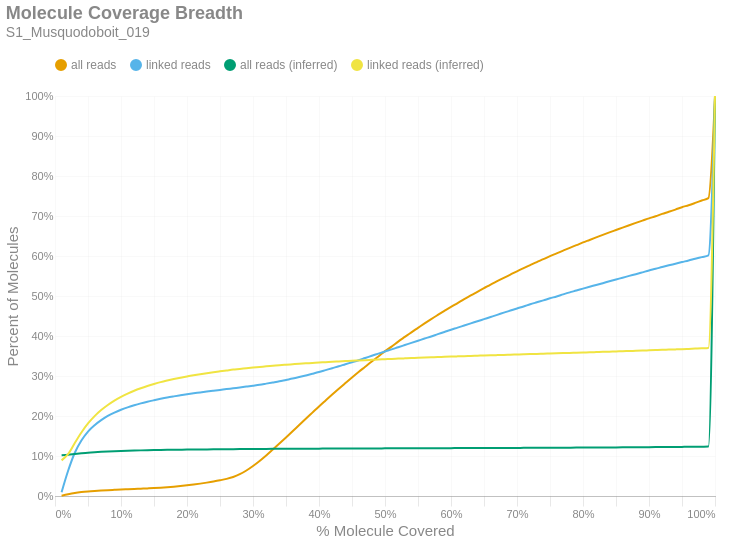

Notebook cell for this chart:
### Markdown cell above
### Molecule Read Coverage
This chart shows molecule coverage breadth as computed by the number of bases aligned to that molecule. In other words, "*how much of each unique long molecule is actually sequenced/aligned?*" Keep in mind there is a distinction between sequences and alignments, since some sequences belonging to a particular molecule may not align well and wouldn't appear in the alignment data. This chart also shows molecule coverage breadth as computed by the *inferred fragment* from which the aligned sequences originate. Unlike read coverage, this calculation takes into account the total insert size, including unsequenced gaps between the forward and reverse reads. Like the previous figures, these are cumulative percents.

### Code cell
if SKIPLR:
    print_html(f"Skipped")
else:
    binned_df = consolidated_hist(valids['coverage_bp'], mask, 0.01, True)
    binned_df_inf = consolidated_hist(valids['coverage_inserts'], mask, 0.01, True)
    binned_df = binned_df.with_columns(pl.lit(binned_df_inf['all reads (cumsum)']).alias('all reads (inferred)'))
    binned_df = binned_df.with_columns(pl.lit(binned_df_inf['linked reads (cumsum)']).alias('linked reads (inferred)'))
    binned_df = binned_df.with_columns(
        (pl.col('bin').cast(pl.Float64) + 0.01).alias('right_edge')
    )

    with SafeRender(binned_df):
        (
            density_plot(binned_df, 'Molecule Coverage Breadth', samplename, 'molcov', ['all reads (inferred)','linked reads (inferred)'])
            .encode(
                #x=alt.X('bin:Q', title="% Molecule Covered").axis(format = '%').scale(padding=0),
                x=alt.X('right_edge:Q', title="% Molecule Covered").axis(format='%').scale(padding=0),
                y=alt.Y('value:Q', title='Percent of Molecules')
                    .axis(format='%')
                    .stack(False)
                    .scale(domainMin=0, padding=0),
                color=alt.Color("key:N").scale(domain = ["all reads", "linked reads", "all reads (inferred)", "linked reads (inferred)"]),
                tooltip = [
                    alt.Tooltip("key:N", title = "Data Type"),
                    alt.Tooltip("range_label:N", title="% Molecule Covered"),
                    alt.Tooltip("value:Q", format = ".2%", title="% Molecules")
                ]
            )
        ).display()

### Figure 1 — Vega-Lite specification as saved in the notebook (floating-point values rounded to 4 significant figures)
{"width": "container", "height": 400, "config": {"title": {"anchor": "start", "dy": -15, "fontSize": 18, "color": "#888888", "subtitleColor": "#888888", "subtitleFontSize": 14}, "arc": {"fill": "#0072B2"}, "axis": {"domainColor": "#888888", "domainWidth": 0.5, "gridWidth": 0.2, "grid": false, "titleFontWeight": 400, "titleFontSize": 15, "labelFontSize": 11, "labelColor": "#888888", "tickColor": "#888888", "tickWidth": 0.2, "titleColor": "#888888"}, "axisBand": {"grid": false}, "axisX": {"grid": true, "tickSize": 10, "domainCap": "round"}, "axisY": {"domain": false, "grid": true, "tickSize": 0, "domainCap": "round"}, "background": "transparent", "header": {"labelFontSize": 15, "labelColor": "#888888", "titleFontSize": 15, "titleFontWeight": 600, "titleColor": "#888888"}, "legend": {"labelFont": "sans-serif", "labelFontSize": 12, "labelColor": "#888888", "symbolSize": 100, "symbolType": "circle", "titleFontSize": 12, "titlePadding": 10, "titleColor": "#888888", "title": null, "orient": "top"}, "range": {"category": ["#E69F00", "#56B4E9", "#009E73", "#F0E442", "#0072B2", "#D55E00", "#CC79A7", "#000000"], "diverging": ["#cfe8f3", "#a2d4ec", "#73bfe2", "#46abdb", "#1696d2", "#12719e"]}, "area": {"fill": "#0072B2", "fillOpacity": 0.7, "line": true, "strokeOpacity": 0.7}, "line": {"color": "#0072B2", "stroke": "#0072B2", "strokeWidth": 2}, "trail": {"color": "#0072B2", "stroke": "#0072B2", "strokeWidth": 0, "size": 1}, "point": {"filled": true, "fillOpacity": 1.0, "size": 95}, "text": {"color": "#888888", "fontSize": 11, "align": "right", "fontWeight": 400, "size": 11}, "bar": {"fill": "#0072B2", "stroke": null}, "view": {"stroke": null, "continuousWidth": 660, "continuousHeight": 400}}, "data": {"name": "data-fea9ac89dc3145ec3965223d975972fc"}, "mark": {"type": "line", "interpolate": "monotone", "point": {"opacity": 0, "size": 275}}, "encoding": {"color": {"field": "key", "scale": {"domain": ["all reads", "linked reads", "all reads (inferred)", "linked reads (inferred)"]}, "type": "nominal"}, "tooltip": [{"field": "key", "title": "Data Type", "type": "nominal"}, {"field": "range_label", "title": "% Molecule Covered", "type": "nominal"}, {"field": "value", "format": ".2%", "title": "% Molecules", "type": "quantitative"}], "x": {"axis": {"format": "%"}, "field": "right_edge", "scale": {"padding": 0}, "title": "% Molecule Covered", "type": "quantitative"}, "y": {"axis": {"format": "%"}, "field": "value", "scale": {"domainMin": 0, "padding": 0}, "stack": false, "title": "Percent of Molecules", "type": "quantitative"}}, "params": [{"name": "param_c36ac31b6afebe62", "select": {"type": "point", "fields": ["key"]}, "bind": "legend"}], "title": {"text": "Molecule Coverage Breadth", "subtitle": "S1_Musquodoboit_019"}, "transform": [{"fold": ["all reads (cumsum)", "linked reads (cumsum)", "all reads (inferred)", "linked reads (inferred)"]}, {"calculate": "replace(datum.key, ' (cumsum)', '')", "as": "key"}, {"filter": {"param": "param_c36ac31b6afebe62"}}], "usermeta": {"embedOptions": {"downloadFileName": "S1_Musquodoboit_019.molcov"}}, "$schema": "https://vega.github.io/schema/vega-lite/v6.1.0.json", "datasets": {"data-fea9ac89dc3145ec3965223d975972fc": [{"bin": "0.0", "interval": "0.0-0.01", "all reads": 0.0008101, "linked reads": 0.009535, "all reads (cumsum)": 0.0008101, "linked reads (cumsum)": 0.009535, "range_label": "0.0-0.01", "all reads (inferred)": 0.1021, "linked reads (inferred)": 0.08907, "right_edge": 0.01}, {"bin": "0.01", "interval": "0.01-0.02", "all reads": 0.003724, "linked reads": 0.05412, "all reads (cumsum)": 0.004535, "linked reads (cumsum)": 0.06365, "range_label": "0.01-0.02", "all reads (inferred)": 0.1032, "linked reads (inferred)": 0.1051, "right_edge": 0.02}, {"bin": "0.02", "interval": "0.02-0.03", "all reads": 0.003065, "linked reads": 0.0445, "all reads (cumsum)": 0.007599, "linked reads (cumsum)": 0.1082, "range_label": "0.02-0.03", "all reads (inferred)": 0.105, "linked reads (inferred)": 0.1326, "right_edge": 0.03}, {"bin": "0.03", "interval": "0.03-0.04", "all reads": 0.002232, "linked reads": 0.0305, "all reads (cumsum)": 0.009831, "linked reads (cumsum)": 0.1387, "range_label": "0.03-0.04", "all reads (inferred)": 0.1068, "linked reads (inferred)": 0.1588, "right_edge": 0.04}, {"bin": "0.04", "interval": "0.04-0.05", "all reads": 0.00165, "linked reads": 0.02244, "all reads (cumsum)": 0.01148, "linked reads (cumsum)": 0.1611, "range_label": "0.04-0.05", "all reads (inferred)": 0.1083, "linked reads (inferred)": 0.1813, "right_edge": 0.05}, {"bin": "0.05", "interval": "0.05-0.06", "all reads": 0.001262, "linked reads": 0.01587, "all reads (cumsum)": 0.01274, "linked reads (cumsum)": 0.177, "range_label": "0.05-0.06", "all reads (inferred)": 0.1095, "linked reads (inferred)": 0.1997, "right_edge": 0.06}, {"bin": "0.06", "interval": "0.06-0.07", "all reads": 0.001016, "linked reads": 0.01266, "all reads (cumsum)": 0.01376, "linked reads (cumsum)": 0.1896, "range_label": "0.06-0.07", "all reads (inferred)": 0.1105, "linked reads (inferred)": 0.2149, "right_edge": 0.07}, {"bin": "0.07", "interval": "0.07-0.08", "all reads": 0.0008963, "linked reads": 0.01053, "all reads (cumsum)": 0.01466, "linked reads (cumsum)": 0.2002, "range_label": "0.07-0.08", "all reads (inferred)": 0.1113, "linked reads (inferred)": 0.2276, "right_edge": 0.08}, {"bin": "0.08", "interval": "0.08-0.09", "all reads": 0.0007793, "linked reads": 0.008327, "all reads (cumsum)": 0.01543, "linked reads (cumsum)": 0.2085, "range_label": "0.08-0.09", "all reads (inferred)": 0.1121, "linked reads (inferred)": 0.2386, "right_edge": 0.09}, {"bin": "0.09", "interval": "0.09-0.1", "all reads": 0.0007608, "linked reads": 0.007058, "all reads (cumsum)": 0.0162, "linked reads (cumsum)": 0.2155, "range_label": "0.09-0.1", "all reads (inferred)": 0.1127, "linked reads (inferred)": 0.2478, "right_edge": 0.1}, {"bin": "0.1", "interval": "0.1-0.11", "all reads": 0.0006915, "linked reads": 0.005987, "all reads (cumsum)": 0.01689, "linked reads (cumsum)": 0.2215, "range_label": "0.1-0.11", "all reads (inferred)": 0.1132, "linked reads (inferred)": 0.2559, "right_edge": 0.11}, {"bin": "0.11", "interval": "0.11-0.12", "all reads": 0.0006981, "linked reads": 0.005349, "all reads (cumsum)": 0.01759, "linked reads (cumsum)": 0.2269, "range_label": "0.11-0.12", "all reads (inferred)": 0.1137, "linked reads (inferred)": 0.2632, "right_edge": 0.12}, {"bin": "0.12", "interval": "0.12-0.13", "all reads": 0.0007096, "linked reads": 0.004668, "all reads (cumsum)": 0.01829, "linked reads (cumsum)": 0.2315, "range_label": "0.12-0.13", "all reads (inferred)": 0.1141, "linked reads (inferred)": 0.2695, "right_edge": 0.13}, {"bin": "0.13", "interval": "0.13-0.14", "all reads": 0.0007035, "linked reads": 0.004055, "all reads (cumsum)": 0.019, "linked reads (cumsum)": 0.2356, "range_label": "0.13-0.14", "all reads (inferred)": 0.1144, "linked reads (inferred)": 0.275, "right_edge": 0.14}, {"bin": "0.14", "interval": "0.14-0.15", "all reads": 0.0007539, "linked reads": 0.003721, "all reads (cumsum)": 0.01975, "linked reads (cumsum)": 0.2393, "range_label": "0.14-0.15", "all reads (inferred)": 0.1148, "linked reads (inferred)": 0.2801, "right_edge": 0.15}, {"bin": "0.15", "interval": "0.15-0.16", "all reads": 0.0009328, "linked reads": 0.003579, "all reads (cumsum)": 0.02068, "linked reads (cumsum)": 0.2429, "range_label": "0.15-0.16", "all reads (inferred)": 0.1151, "linked reads (inferred)": 0.2847, "right_edge": 0.16}, {"bin": "0.16", "interval": "0.16-0.17", "all reads": 0.001182, "linked reads": 0.0033, "all reads (cumsum)": 0.02187, "linked reads (cumsum)": 0.2462, "range_label": "0.16-0.17", "all reads (inferred)": 0.1153, "linked reads (inferred)": 0.2887, "right_edge": 0.17}, {"bin": "0.17", "interval": "0.17-0.18", "all reads": 0.001362, "linked reads": 0.002873, "all reads (cumsum)": 0.02323, "linked reads (cumsum)": 0.2491, "range_label": "0.17-0.18", "all reads (inferred)": 0.1156, "linked reads (inferred)": 0.2923, "right_edge": 0.18}, {"bin": "0.18", "interval": "0.18-0.19", "all reads": 0.001619, "linked reads": 0.002699, "all reads (cumsum)": 0.02485, "linked reads (cumsum)": 0.2518, "range_label": "0.18-0.19", "all reads (inferred)": 0.1158, "linked reads (inferred)": 0.2956, "right_edge": 0.19}, {"bin": "0.19", "interval": "0.19-0.2", "all reads": 0.001856, "linked reads": 0.002644, "all reads (cumsum)": 0.0267, "linked reads (cumsum)": 0.2544, "range_label": "0.19-0.2", "all reads (inferred)": 0.116, "linked reads (inferred)": 0.2989, "right_edge": 0.2}, {"bin": "0.2", "interval": "0.2-0.21", "all reads": 0.002023, "linked reads": 0.002347, "all reads (cumsum)": 0.02873, "linked reads (cumsum)": 0.2568, "range_label": "0.2-0.21", "all reads (inferred)": 0.1162, "linked reads (inferred)": 0.3017, "right_edge": 0.21}, {"bin": "0.21", "interval": "0.21-0.22", "all reads": 0.002221, "linked reads": 0.002124, "all reads (cumsum)": 0.03095, "linked reads (cumsum)": 0.2589, "range_label": "0.21-0.22", "all reads (inferred)": 0.1164, "linked reads (inferred)": 0.3046, "right_edge": 0.22}, {"bin": "0.22", "interval": "0.22-0.23", "all reads": 0.00251, "linked reads": 0.00226, "all reads (cumsum)": 0.03346, "linked reads (cumsum)": 0.2611, "range_label": "0.22-0.23", "all reads (inferred)": 0.1165, "linked reads (inferred)": 0.3071, "right_edge": 0.23}, {"bin": "0.23", "interval": "0.23-0.24", "all reads": 0.002732, "linked reads": 0.002105, "all reads (cumsum)": 0.03619, "linked reads (cumsum)": 0.2633, "range_label": "0.23-0.24", "all reads (inferred)": 0.1167, "linked reads (inferred)": 0.3095, "right_edge": 0.24}, {"bin": "0.24", "interval": "0.24-0.25", "all reads": 0.003077, "linked reads": 0.002037, "all reads (cumsum)": 0.03927, "linked reads (cumsum)": 0.2653, "range_label": "0.24-0.25", "all reads (inferred)": 0.1169, "linked reads (inferred)": 0.3117, "right_edge": 0.25}, {"bin": "0.25", "interval": "0.25-0.26", "all reads": 0.003524, "linked reads": 0.00195, "all reads (cumsum)": 0.04279, "linked reads (cumsum)": 0.2672, "range_label": "0.25-0.26", "all reads (inferred)": 0.117, "linked reads (inferred)": 0.3139, "right_edge": 0.26}, {"bin": "0.26", "interval": "0.26-0.27", "all reads": 0.004682, "linked reads": 0.002111, "all reads (cumsum)": 0.04747, "linked reads (cumsum)": 0.2694, "range_label": "0.26-0.27", "all reads (inferred)": 0.1172, "linked reads (inferred)": 0.3161, "right_edge": 0.27}, {"bin": "0.27", "interval": "0.27-0.28", "all reads": 0.006968, "linked reads": 0.002006, "all reads (cumsum)": 0.05444, "linked reads (cumsum)": 0.2714, "range_label": "0.27-0.28", "all reads (inferred)": 0.1173, "linked reads (inferred)": 0.3177, "right_edge": 0.28}, {"bin": "0.28", "interval": "0.28-0.29", "all reads": 0.0093, "linked reads": 0.002204, "all reads (cumsum)": 0.06374, "linked reads (cumsum)": 0.2736, "range_label": "0.28-0.29", "all reads (inferred)": 0.1174, "linked reads (inferred)": 0.3195, "right_edge": 0.29}, {"bin": "0.29", "interval": "0.29-0.3", "all reads": 0.01129, "linked reads": 0.002235, "all reads (cumsum)": 0.07503, "linked reads (cumsum)": 0.2758, "range_label": "0.29-0.3", "all reads (inferred)": 0.1175, "linked reads (inferred)": 0.3211, "right_edge": 0.3}, {"bin": "0.3", "interval": "0.3-0.31", "all reads": 0.0126, "linked reads": 0.002322, "all reads (cumsum)": 0.08763, "linked reads (cumsum)": 0.2781, "range_label": "0.3-0.31", "all reads (inferred)": 0.1176, "linked reads (inferred)": 0.3225, "right_edge": 0.31}, {"bin": "0.31", "interval": "0.31-0.32", "all reads": 0.0137, "linked reads": 0.002829, "all reads (cumsum)": 0.1013, "linked reads (cumsum)": 0.2809, "range_label": "0.31-0.32", "all reads (inferred)": 0.1177, "linked reads (inferred)": 0.3241, "right_edge": 0.32}, {"bin": "0.32", "interval": "0.32-0.33", "all reads": 0.01476, "linked reads": 0.002898, "all reads (cumsum)": 0.1161, "linked reads (cumsum)": 0.2838, "range_label": "0.32-0.33", "all reads (inferred)": 0.1178, "linked reads (inferred)": 0.3255, "right_edge": 0.33}, {"bin": "0.33", "interval": "0.33-0.34", "all reads": 0.01497, "linked reads": 0.002978, "all reads (cumsum)": 0.1311, "linked reads (cumsum)": 0.2868, "range_label": "0.33-0.34", "all reads (inferred)": 0.1179, "linked reads (inferred)": 0.327, "right_edge": 0.34}, {"bin": "0.34", "interval": "0.34-0.35", "all reads": 0.01526, "linked reads": 0.003399, "all reads (cumsum)": 0.1463, "linked reads (cumsum)": 0.2902, "range_label": "0.34-0.35", "all reads (inferred)": 0.118, "linked reads (inferred)": 0.3282, "right_edge": 0.35}, {"bin": "0.35", "interval": "0.35-0.36", "all reads": 0.01548, "linked reads": 0.003306, "all reads (cumsum)": 0.1618, "linked reads (cumsum)": 0.2935, "range_label": "0.35-0.36", "all reads (inferred)": 0.1181, "linked reads (inferred)": 0.3293, "right_edge": 0.36}, {"bin": "0.36", "interval": "0.36-0.37", "all reads": 0.01568, "linked reads": 0.003801, "all reads (cumsum)": 0.1775, "linked reads (cumsum)": 0.2973, "range_label": "0.36-0.37", "all reads (inferred)": 0.1182, "linked reads (inferred)": 0.3305, "right_edge": 0.37}, {"bin": "0.37", "interval": "0.37-0.38", "all reads": 0.01554, "linked reads": 0.004049, "all reads (cumsum)": 0.193, "linked reads (cumsum)": 0.3014, "range_label": "0.37-0.38", "all reads (inferred)": 0.1183, "linked reads (inferred)": 0.3316, "right_edge": 0.38}, {"bin": "0.38", "interval": "0.38-0.39", "all reads": 0.0154, "linked reads": 0.00413, "all reads (cumsum)": 0.2084, "linked reads (cumsum)": 0.3055, "range_label": "0.38-0.39", "all reads (inferred)": 0.1183, "linked reads (inferred)": 0.3326, "right_edge": 0.39}, {"bin": "0.39", "interval": "0.39-0.4", "all reads": 0.0154, "linked reads": 0.004297, "all reads (cumsum)": 0.2238, "linked reads (cumsum)": 0.3098, "range_label": "0.39-0.4", "all reads (inferred)": 0.1184, "linked reads (inferred)": 0.3337, "right_edge": 0.4}, {"bin": "0.4", "interval": "0.4-0.41", "all reads": 0.01493, "linked reads": 0.004854, "all reads (cumsum)": 0.2388, "linked reads (cumsum)": 0.3147, "range_label": "0.4-0.41", "all reads (inferred)": 0.1185, "linked reads (inferred)": 0.3346, "right_edge": 0.41}, {"bin": "0.41", "interval": "0.41-0.42", "all reads": 0.01484, "linked reads": 0.004879, "all reads (cumsum)": 0.2536, "linked reads (cumsum)": 0.3195, "range_label": "0.41-0.42", "all reads (inferred)": 0.1186, "linked reads (inferred)": 0.3357, "right_edge": 0.42}, {"bin": "0.42", "interval": "0.42-0.43", "all reads": 0.01454, "linked reads": 0.004712, "all reads (cumsum)": 0.2681, "linked reads (cumsum)": 0.3243, "range_label": "0.42-0.43", "all reads (inferred)": 0.1186, "linked reads (inferred)": 0.3365, "right_edge": 0.43}, {"bin": "0.43", "interval": "0.43-0.44", "all reads": 0.01414, "linked reads": 0.005207, "all reads (cumsum)": 0.2823, "linked reads (cumsum)": 0.3295, "range_label": "0.43-0.44", "all reads (inferred)": 0.1187, "linked reads (inferred)": 0.3374, "right_edge": 0.44}, {"bin": "0.44", "interval": "0.44-0.45", "all reads": 0.01405, "linked reads": 0.004953, "all reads (cumsum)": 0.2963, "linked reads (cumsum)": 0.3344, "range_label": "0.44-0.45", "all reads (inferred)": 0.1188, "linked reads (inferred)": 0.3382, "right_edge": 0.45}, {"bin": "0.45", "interval": "0.45-0.46", "all reads": 0.01364, "linked reads": 0.005077, "all reads (cumsum)": 0.31, "linked reads (cumsum)": 0.3395, "range_label": "0.45-0.46", "all reads (inferred)": 0.1188, "linked reads (inferred)": 0.3389, "right_edge": 0.46}, {"bin": "0.46", "interval": "0.46-0.47", "all reads": 0.01319, "linked reads": 0.005572, "all reads (cumsum)": 0.3232, "linked reads (cumsum)": 0.3451, "range_label": "0.46-0.47", "all reads (inferred)": 0.1189, "linked reads (inferred)": 0.3396, "right_edge": 0.47}, {"bin": "0.47", "interval": "0.47-0.48", "all reads": 0.01331, "linked reads": 0.005448, "all reads (cumsum)": 0.3365, "linked reads (cumsum)": 0.3505, "range_label": "0.47-0.48", "all reads (inferred)": 0.1189, "linked reads (inferred)": 0.3404, "right_edge": 0.48}, {"bin": "0.48", "interval": "0.48-0.49", "all reads": 0.0124, "linked reads": 0.005554, "all reads (cumsum)": 0.3489, "linked reads (cumsum)": 0.3561, "range_label": "0.48-0.49", "all reads (inferred)": 0.119, "linked reads (inferred)": 0.3413, "right_edge": 0.49}, {"bin": "0.49", "interval": "0.49-0.5", "all reads": 0.01341, "linked reads": 0.005349, "all reads (cumsum)": 0.3623, "linked reads (cumsum)": 0.3614, "range_label": "0.49-0.5", "all reads (inferred)": 0.1191, "linked reads (inferred)": 0.342, "right_edge": 0.5}, {"bin": "0.5", "interval": "0.5-0.51", "all reads": 0.01128, "linked reads": 0.005133, "all reads (cumsum)": 0.3735, "linked reads (cumsum)": 0.3665, "range_label": "0.5-0.51", "all reads (inferred)": 0.1191, "linked reads (inferred)": 0.3428, "right_edge": 0.51}, {"bin": "0.51", "interval": "0.51-0.52", "all reads": 0.01253, "linked reads": 0.005479, "all reads (cumsum)": 0.3861, "linked reads (cumsum)": 0.372, "range_label": "0.51-0.52", "all reads (inferred)": 0.1192, "linked reads (inferred)": 0.3435, "right_edge": 0.52}, {"bin": "0.52", "interval": "0.52-0.53", "all reads": 0.01162, "linked reads": 0.00538, "all reads (cumsum)": 0.3977, "linked reads (cumsum)": 0.3774, "range_label": "0.52-0.53", "all reads (inferred)": 0.1192, "linked reads (inferred)": 0.3441, "right_edge": 0.53}, {"bin": "0.53", "interval": "0.53-0.54", "all reads": 0.01156, "linked reads": 0.005362, "all reads (cumsum)": 0.4092, "linked reads (cumsum)": 0.3828, "range_label": "0.53-0.54", "all reads (inferred)": 0.1193, "linked reads (inferred)": 0.3448, "right_edge": 0.54}, {"bin": "0.54", "interval": "0.54-0.55", "all reads": 0.01111, "linked reads": 0.005417, "all reads (cumsum)": 0.4204, "linked reads (cumsum)": 0.3882, "range_label": "0.54-0.55", "all reads (inferred)": 0.1194, "linked reads (inferred)": 0.3456, "right_edge": 0.55}, {"bin": "0.55", "interval": "0.55-0.56", "all reads": 0.01114, "linked reads": 0.005467, "all reads (cumsum)": 0.4315, "linked reads (cumsum)": 0.3936, "range_label": "0.55-0.56", "all reads (inferred)": 0.1194, "linked reads (inferred)": 0.3462, "right_edge": 0.56}, {"bin": "0.56", "interval": "0.56-0.57", "all reads": 0.01079, "linked reads": 0.005269, "all reads (cumsum)": 0.4423, "linked reads (cumsum)": 0.3989, "range_label": "0.56-0.57", "all reads (inferred)": 0.1195, "linked reads (inferred)": 0.3468, "right_edge": 0.57}, {"bin": "0.57", "interval": "0.57-0.58", "all reads": 0.01036, "linked reads": 0.005671, "all reads (cumsum)": 0.4526, "linked reads (cumsum)": 0.4046, "range_label": "0.57-0.58", "all reads (inferred)": 0.1195, "linked reads (inferred)": 0.3473, "right_edge": 0.58}, {"bin": "0.58", "interval": "0.58-0.59", "all reads": 0.01019, "linked reads": 0.005448, "all reads (cumsum)": 0.4628, "linked reads (cumsum)": 0.41, "range_label": "0.58-0.59", "all reads (inferred)": 0.1196, "linked reads (inferred)": 0.348, "right_edge": 0.59}, {"bin": "0.59", "interval": "0.59-0.6", "all reads": 0.01007, "linked reads": 0.005603, "all reads (cumsum)": 0.4729, "linked reads (cumsum)": 0.4156, "range_label": "0.59-0.6", "all reads (inferred)": 0.1197, "linked reads (inferred)": 0.3486, "right_edge": 0.6}, {"bin": "0.6", "interval": "0.6-0.61", "all reads": 0.009507, "linked reads": 0.005194, "all reads (cumsum)": 0.4824, "linked reads (cumsum)": 0.4208, "range_label": "0.6-0.61", "all reads (inferred)": 0.1197, "linked reads (inferred)": 0.3491, "right_edge": 0.61}, {"bin": "0.61", "interval": "0.61-0.62", "all reads": 0.009665, "linked reads": 0.005386, "all reads (cumsum)": 0.4921, "linked reads (cumsum)": 0.4262, "range_label": "0.61-0.62", "all reads (inferred)": 0.1198, "linked reads (inferred)": 0.3496, "right_edge": 0.62}, {"bin": "0.62", "interval": "0.62-0.63", "all reads": 0.009221, "linked reads": 0.005337, "all reads (cumsum)": 0.5013, "linked reads (cumsum)": 0.4316, "range_label": "0.62-0.63", "all reads (inferred)": 0.1198, "linked reads (inferred)": 0.3501, "right_edge": 0.63}, {"bin": "0.63", "interval": "0.63-0.64", "all reads": 0.009206, "linked reads": 0.005294, "all reads (cumsum)": 0.5105, "linked reads (cumsum)": 0.4369, "range_label": "0.63-0.64", "all reads (inferred)": 0.1199, "linked reads (inferred)": 0.3507, "right_edge": 0.64}, {"bin": "0.64", "interval": "0.64-0.65", "all reads": 0.008945, "linked reads": 0.005337, "all reads (cumsum)": 0.5195, "linked reads (cumsum)": 0.4422, "range_label": "0.64-0.65", "all reads (inferred)": 0.12, "linked reads (inferred)": 0.3513, "right_edge": 0.65}, {"bin": "0.65", "interval": "0.65-0.66", "all reads": 0.009158, "linked reads": 0.005331, "all reads (cumsum)": 0.5286, "linked reads (cumsum)": 0.4475, "range_label": "0.65-0.66", "all reads (inferred)": 0.12, "linked reads (inferred)": 0.3518, "right_edge": 0.66}, {"bin": "0.66", "interval": "0.66-0.67", "all reads": 0.008382, "linked reads": 0.005343, "all reads (cumsum)": 0.537, "linked reads (cumsum)": 0.4529, "range_label": "0.66-0.67", "all reads (inferred)": 0.1201, "linked reads (inferred)": 0.3522, "right_edge": 0.67}, {"bin": "0.67", "interval": "0.67-0.68", "all reads": 0.008419, "linked reads": 0.005492, "all reads (cumsum)": 0.5454, "linked reads (cumsum)": 0.4584, "range_label": "0.67-0.68", "all reads (inferred)": 0.1201, "linked reads (inferred)": 0.3527, "right_edge": 0.68}, {"bin": "0.68", "interval": "0.68-0.69", "all reads": 0.008108, "linked reads": 0.005287, "all reads (cumsum)": 0.5535, "linked reads (cumsum)": 0.4636, "range_label": "0.68-0.69", "all reads (inferred)": 0.1202, "linked reads (inferred)": 0.3532, "right_edge": 0.69}, {"bin": "0.69", "interval": "0.69-0.7", "all reads": 0.008261, "linked reads": 0.00525, "all reads (cumsum)": 0.5618, "linked reads (cumsum)": 0.4689, "range_label": "0.69-0.7", "all reads (inferred)": 0.1203, "linked reads (inferred)": 0.3537, "right_edge": 0.7}, {"bin": "0.7", "interval": "0.7-0.71", "all reads": 0.007784, "linked reads": 0.00499, "all reads (cumsum)": 0.5696, "linked reads (cumsum)": 0.4739, "range_label": "0.7-0.71", "all reads (inferred)": 0.1203, "linked reads (inferred)": 0.3542, "right_edge": 0.71}, {"bin": "0.71", "interval": "0.71-0.72", "all reads": 0.007628, "linked reads": 0.005424, "all reads (cumsum)": 0.5772, "linked reads (cumsum)": 0.4793, "range_label": "0.71-0.72", "all reads (inferred)": 0.1204, "linked reads (inferred)": 0.3547, "right_edge": 0.72}, {"bin": "0.72", "interval": "0.72-0.73", "all reads": 0.0076, "linked reads": 0.004922, "all reads (cumsum)": 0.5848, "linked reads (cumsum)": 0.4842, "range_label": "0.72-0.73", "all reads (inferred)": 0.1205, "linked reads (inferred)": 0.3553, "right_edge": 0.73}, {"bin": "0.73", "interval": "0.73-0.74", "all reads": 0.00724, "linked reads": 0.00486, "all reads (cumsum)": 0.592, "linked reads (cumsum)": 0.4891, "range_label": "0.73-0.74", "all reads (inferred)": 0.1206, "linked reads (inferred)": 0.3558, "right_edge": 0.74}, {"bin": "0.74", "interval": "0.74-0.75", "all reads": 0.007626, "linked reads": 0.005164, "all reads (cumsum)": 0.5997, "linked reads (cumsum)": 0.4943, "range_label": "0.74-0.75", "all reads (inferred)": 0.1206, "linked reads (inferred)": 0.3563, "right_edge": 0.75}, {"bin": "0.75", "interval": "0.75-0.76", "all reads": 0.006907, "linked reads": 0.004563, "all reads (cumsum)": 0.6066, "linked reads (cumsum)": 0.4988, "range_label": "0.75-0.76", "all reads (inferred)": 0.1207, "linked reads (inferred)": 0.3568, "right_edge": 0.76}, {"bin": "0.76", "interval": "0.76-0.77", "all reads": 0.006976, "linked reads": 0.005201, "all reads (cumsum)": 0.6135, "linked reads (cumsum)": 0.504, "range_label": "0.76-0.77", "all reads (inferred)": 0.1208, "linked reads (inferred)": 0.3573, "right_edge": 0.77}, {"bin": "0.77", "interval": "0.77-0.78", "all reads": 0.006875, "linked reads": 0.004984, "all reads (cumsum)": 0.6204, "linked reads (cumsum)": 0.509, "range_label": "0.77-0.78", "all reads (inferred)": 0.1209, "linked reads (inferred)": 0.3578, "right_edge": 0.78}, {"bin": "0.78", "interval": "0.78-0.79", "all reads": 0.006655, "linked reads": 0.004625, "all reads (cumsum)": 0.6271, "linked reads (cumsum)": 0.5136, "range_label": "0.78-0.79", "all reads (inferred)": 0.121, "linked reads (inferred)": 0.3583, "right_edge": 0.79}, {"bin": "0.79", "interval": "0.79-0.8", "all reads": 0.006816, "linked reads": 0.004848, "all reads (cumsum)": 0.6339, "linked reads (cumsum)": 0.5185, "range_label": "0.79-0.8", "all reads (inferred)": 0.121, "linked reads (inferred)": 0.3588, "right_edge": 0.8}, {"bin": "0.8", "interval": "0.8-0.81", "all reads": 0.006225, "linked reads": 0.004656, "all reads (cumsum)": 0.6401, "linked reads (cumsum)": 0.5231, "range_label": "0.8-0.81", "all reads (inferred)": 0.1211, "linked reads (inferred)": 0.3593, "right_edge": 0.81}, {"bin": "0.81", "interval": "0.81-0.82", "all reads": 0.006342, "linked reads": 0.004377, "all reads (cumsum)": 0.6465, "linked reads (cumsum)": 0.5275, "range_label": "0.81-0.82", "all reads (inferred)": 0.1212, "linked reads (inferred)": 0.3598, "right_edge": 0.82}, {"bin": "0.82", "interval": "0.82-0.83", "all reads": 0.006377, "linked reads": 0.004582, "all reads (cumsum)": 0.6528, "linked reads (cumsum)": 0.5321, "range_label": "0.82-0.83", "all reads (inferred)": 0.1213, "linked reads (inferred)": 0.3603, "right_edge": 0.83}, {"bin": "0.83", "interval": "0.83-0.84", "all reads": 0.006215, "linked reads": 0.00465, "all reads (cumsum)": 0.659, "linked reads (cumsum)": 0.5367, "range_label": "0.83-0.84", "all reads (inferred)": 0.1214, "linked reads (inferred)": 0.3609, "right_edge": 0.84}, {"bin": "0.84", "interval": "0.84-0.85", "all reads": 0.005942, "linked reads": 0.004544, "all reads (cumsum)": 0.665, "linked reads (cumsum)": 0.5413, "range_label": "0.84-0.85", "all reads (inferred)": 0.1215, "linked reads (inferred)": 0.3614, "right_edge": 0.85}, {"bin": "0.85", "interval": "0.85-0.86", "all reads": 0.005958, "linked reads": 0.004383, "all reads (cumsum)": 0.6709, "linked reads (cumsum)": 0.5457, "range_label": "0.85-0.86", "all reads (inferred)": 0.1216, "linked reads (inferred)": 0.3619, "right_edge": 0.86}, {"bin": "0.86", "interval": "0.86-0.87", "all reads": 0.005911, "linked reads": 0.004594, "all reads (cumsum)": 0.6769, "linked reads (cumsum)": 0.5503, "range_label": "0.86-0.87", "all reads (inferred)": 0.1217, "linked reads (inferred)": 0.3625, "right_edge": 0.87}, {"bin": "0.87", "interval": "0.87-0.88", "all reads": 0.005817, "linked reads": 0.004303, "all reads (cumsum)": 0.6827, "linked reads (cumsum)": 0.5546, "range_label": "0.87-0.88", "all reads (inferred)": 0.1219, "linked reads (inferred)": 0.363, "right_edge": 0.88}, {"bin": "0.88", "interval": "0.88-0.89", "all reads": 0.005693, "linked reads": 0.004594, "all reads (cumsum)": 0.6884, "linked reads (cumsum)": 0.5592, "range_label": "0.88-0.89", "all reads (inferred)": 0.122, "linked reads (inferred)": 0.3636, "right_edge": 0.89}, {"bin": "0.89", "interval": "0.89-0.9", "all reads": 0.005745, "linked reads": 0.004662, "all reads (cumsum)": 0.6941, "linked reads (cumsum)": 0.5638, "range_label": "0.89-0.9", "all reads (inferred)": 0.1221, "linked reads (inferred)": 0.3642, "right_edge": 0.9}, {"bin": "0.9", "interval": "0.9-0.91", "all reads": 0.005308, "linked reads": 0.004142, "all reads (cumsum)": 0.6994, "linked reads (cumsum)": 0.568, "range_label": "0.9-0.91", "all reads (inferred)": 0.1222, "linked reads (inferred)": 0.3648, "right_edge": 0.91}, {"bin": "0.91", "interval": "0.91-0.92", "all reads": 0.005929, "linked reads": 0.00447, "all reads (cumsum)": 0.7054, "linked reads (cumsum)": 0.5724, "range_label": "0.91-0.92", "all reads (inferred)": 0.1224, "linked reads (inferred)": 0.3654, "right_edge": 0.92}, {"bin": "0.92", "interval": "0.92-0.93", "all reads": 0.005188, "linked reads": 0.004222, "all reads (cumsum)": 0.7105, "linked reads (cumsum)": 0.5767, "range_label": "0.92-0.93", "all reads (inferred)": 0.1225, "linked reads (inferred)": 0.366, "right_edge": 0.93}, {"bin": "0.93", "interval": "0.93-0.94", "all reads": 0.005522, "linked reads": 0.004061, "all reads (cumsum)": 0.7161, "linked reads (cumsum)": 0.5807, "range_label": "0.93-0.94", "all reads (inferred)": 0.1226, "linked reads (inferred)": 0.3665, "right_edge": 0.94}, {"bin": "0.94", "interval": "0.94-0.95", "all reads": 0.005985, "linked reads": 0.004123, "all reads (cumsum)": 0.722, "linked reads (cumsum)": 0.5848, "range_label": "0.94-0.95", "all reads (inferred)": 0.1228, "linked reads (inferred)": 0.3671, "right_edge": 0.95}, {"bin": "0.95", "interval": "0.95-0.96", "all reads": 0.004924, "linked reads": 0.003944, "all reads (cumsum)": 0.727, "linked reads (cumsum)": 0.5888, "range_label": "0.95-0.96", "all reads (inferred)": 0.123, "linked reads (inferred)": 0.3678, "right_edge": 0.96}, {"bin": "0.96", "interval": "0.96-0.97", "all reads": 0.00575, "linked reads": 0.004352, "all reads (cumsum)": 0.7327, "linked reads (cumsum)": 0.5931, "range_label": "0.96-0.97", "all reads (inferred)": 0.1232, "linked reads (inferred)": 0.3685, "right_edge": 0.97}, {"bin": "0.97", "interval": "0.97-0.98", "all reads": 0.006071, "linked reads": 0.004117, "all reads (cumsum)": 0.7388, "linked reads (cumsum)": 0.5972, "range_label": "0.97-0.98", "all reads (inferred)": 0.1234, "linked reads (inferred)": 0.3692, "right_edge": 0.98}, {"bin": "0.98", "interval": "0.98-0.99", "all reads": 0.00584, "linked reads": 0.004192, "all reads (cumsum)": 0.7446, "linked reads (cumsum)": 0.6014, "range_label": "0.98-0.99", "all reads (inferred)": 0.1236, "linked reads (inferred)": 0.3703, "right_edge": 0.99}, {"bin": "0.99", "interval": "0.99-1.0", "all reads": 0.2554, "linked reads": 0.3986, "all reads (cumsum)": 1.0, "linked reads (cumsum)": 1.0, "range_label": "0.99-1.0", "all reads (inferred)": 1.0, "linked reads (inferred)": 1.0, "right_edge": 1.0}]}}
